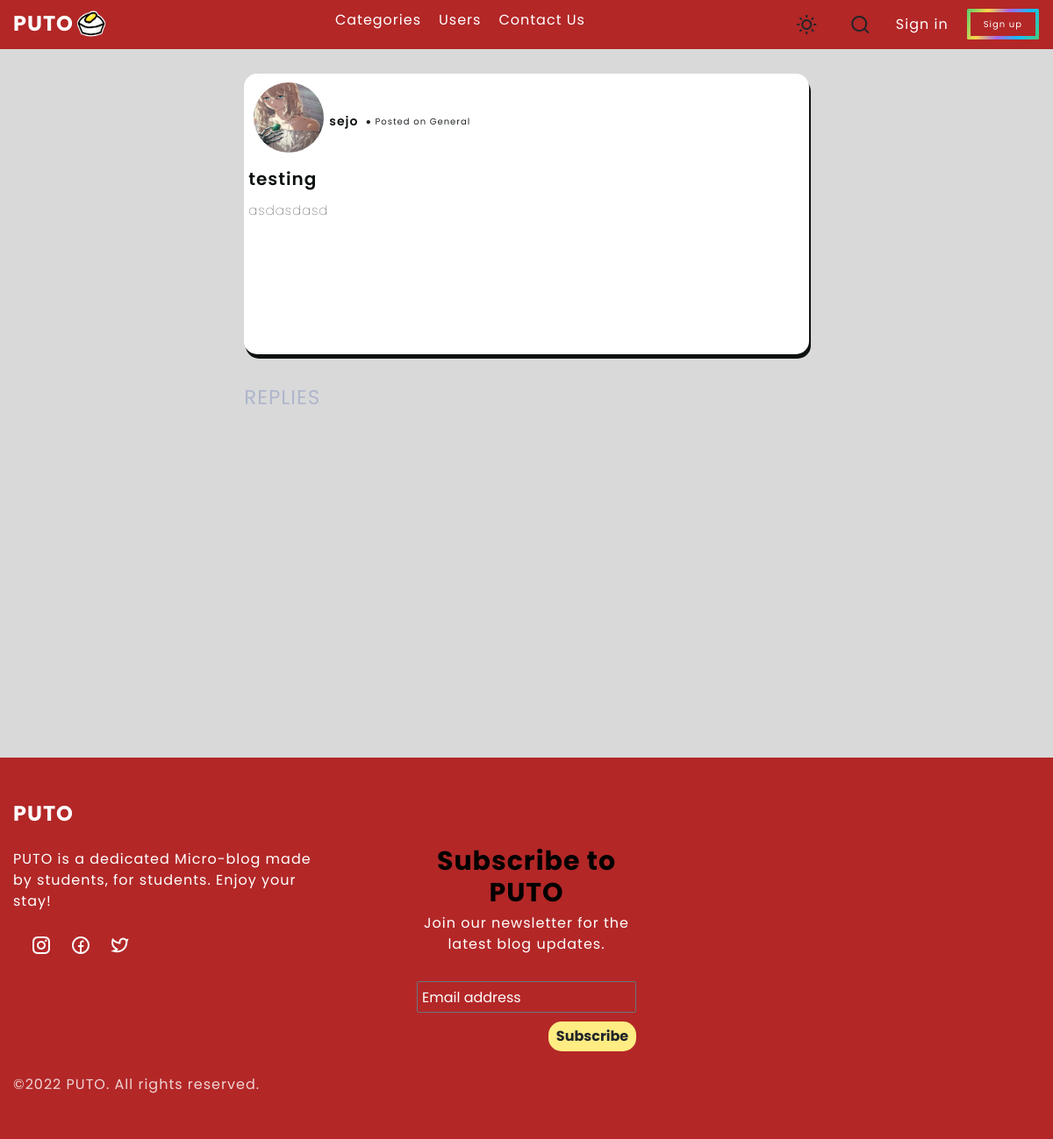
The page /post/12 on the database its author committed.
### tables this page shows
CREATE TABLE `posts` (
  `id` int(11) NOT NULL,
  `user_id` int(11) NOT NULL,
  `title` varchar(255) NOT NULL,
  `content` text NOT NULL,
  `created_at` timestamp NOT NULL DEFAULT current_timestamp(),
  `cat_id` int(255) NOT NULL
);

CREATE TABLE `user` (
  `id` int(255) NOT NULL,
  `name` varchar(100) NOT NULL,
  `email` varchar(100) NOT NULL,
  `password` varchar(100) NOT NULL,
  `bio` varchar(255) NOT NULL DEFAULT 'Insert your bio here',
  `profile_picture` varchar(255) NOT NULL DEFAULT 'noimage.jpg',
  `code` varchar(6) NOT NULL,
  `cover_photo` varchar(255) NOT NULL DEFAULT 'noimage.jpg'
);

CREATE TABLE `categories` (
  `id` int(255) NOT NULL,
  `name` varchar(255) NOT NULL,
  `date` datetime NOT NULL DEFAULT current_timestamp()
);

### application/controllers/Posts.php (called while the page is built, shortened)
<?php
class Posts extends CI_Controller {
    public function view($id){
        $data['post'] = $this->posts_model->get_specific_post($id);
        $data['replies'] = $this->replies_model->get_replies($id);
        $this->load->view('templates/header');
        $this->load->view('pages/showpost', $data);
        $this->load->view('templates/footer');
    }
}

### index.php (called while the page is built, shortened)
<?php
require_once BASEPATH.'core/CodeIgniter.php';

### application/models/Posts_model.php (called while the page is built, shortened)
<?php
class Posts_model extends CI_Model{
    public function get_specific_post($id){
        $this->db->select('posts.*, user.name, user.profile_picture, categories.name AS catname');
        $this->db->where('posts.id', $id);
        $this->db->join('user', 'user.id = posts.user_id');
        $this->db->order_by('created_at', 'DESC');
        $this->db->join('categories', 'categories.id = posts.cat_id');
        $query = $this->db->get('posts');
        return $query->row_array();
    }
}

### application/views/pages/showpost.php (the view, shortened to what this page needs)
<div class = "showpost">
    <div class="castoria-box">
        <div class="castoria-img-box">
            <div class="postheader">
                <a class="btn mb-3 px-2" href="<?php echo base_url('profile/viewprofile/'); ?><?php echo $post['user_id']; ?>">
                    <?php if($post['profile_picture']!='noimage.jpg'):?>
                    <img src="<?php echo base_url('assets/images/profile_picture/' . $post['profile_picture']);?>" width= "80" height="80" class="rounded rounded-circle">
                    <?php else:?>
                    <img src="<?php echo base_url('assets/images/featured/PROFILEPICPLACEHOLDER.png');?>" width= "100" height="100" class="rounded rounded-circle">
                    <?php endif;?>
                </a>
                <a href="<?php echo base_url('profile/viewprofile/'); ?><?php echo $post['user_id']; ?>">
                    <?php echo $post['name'];?>
                </a>
                <a class="btn" href="<?php echo base_url('categories/postsbycat/'); ?><?php echo $post['cat_id']; ?>">&#9679 Posted on
                    <?php echo $post['catname']?>
                </a>
</div>
        </div>
        <?php echo  $post['title'];?>
        <p class="content mt-3" ><?php echo $post['content'];?></p>
    </div>
    <div class="comment">
        <div class="featured-articles-container">
            <div class="featured-content ">
                <span>REPLIES</span>
            </div>
        </div>
    </div>
</div>

### assets/css/main.css (style rules this page uses)
:root { --light-color: #FFFFFF; --light-color-alt: #afb6cd; --primary-background-color: #D9D9D9; --secondary-background-color: #B32727; --hover-light-color: var(--light-color); --hover-dark-color: var(--primary-background-color); --gradient-color: linear-gradient(115deg, #4fcf70, #fad648, #a767e5, #12bcfe, #44ce7b); --transparent-light-color: rgba(255, 255, 255, .05); --transparent-dark-color: rgba(0, 0, 0, .75); --font-family: 'Poppins', sans-serif; --font-size-xsm: 1.2rem; --font-size-sm: 1.6rem; --font-size-md: 2.4rem; --font-size-lg: 3rem; --font-size-xl: 4rem; --gap: 2rem; --margin-sm: 2rem; --margin-md: 3rem; --item-min-height-sm: 20rem; --item-min-height-md: 30rem; }
* { margin: 0; padding: 0; box-sizing: border-box; }
html { font-size: 62.5%; }
body { font-family: var(--font-family); font-size: var(--font-size-sm); color: var(--light-color-alt); background-color: var(--primary-background-color); letter-spacing: 1px; transition: background-color .25s, color .25s; overflow-x:hidden; }
a { color: inherit; text-decoration: none; display: flex; }
img { max-width: 100%; }
html { overflow-y: scroll !important; }
::placeholder { color: white; opacity: 1; }
.btn { cursor: pointer; }
.showpost { max-width: 160rem; min-height: 100%; margin: 0 auto; margin-top: 4em; padding: 2rem 1.5rem; justify-content: center; align-items: center; }
.castoria-box { padding: 0.5rem 0.5rem; border-radius: 15px; box-shadow: 2px 5px; width: 55%; min-height: 40%; border-bottom: 1px solid var(--transparent-light-color); background-color: white; border-top-right-radius: 15px; border-top-left-radius: 15px; border-bottom-right-radius: 15px; border-bottom-left-radius: 15px; box-shadow: 2px 5px; font-size: 2rem; font-weight: 600; margin: 0 auto; color: #0e1111; }
.castoria-img-box { font-size: .7em; font-weight: 600; flex-wrap: wrap; float: left; width: 100%; display: flex; justify-content: space-between; }
.postheader { align-items: center; display: flex; }
.content { font-weight: 100; font-size: 1.5rem; overflow-wrap: break-word; white-space: pre-wrap; }
.comment { width: 55%; margin: 2em auto; }
.featured-articles-container, .featured-content { gap: var(--gap); }
@media screen and (min-width: 768px) { .featured-content { grid-template-rows: 5rem repeat(4, 1fr); font-size: 23px; } }
@media screen and (min-width: 1024px) { .featured-articles-container { grid-template-columns: 1fr 40rem; } }

### rows shown on the page
posts: user.profile_picture (picture), user.name "sejo", cat.name "General", title "testing", content "asdasdasd"
